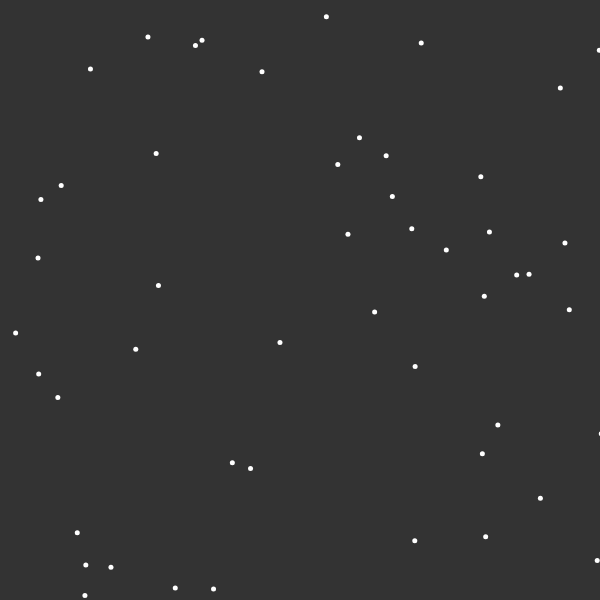
Frame 1 (no input)
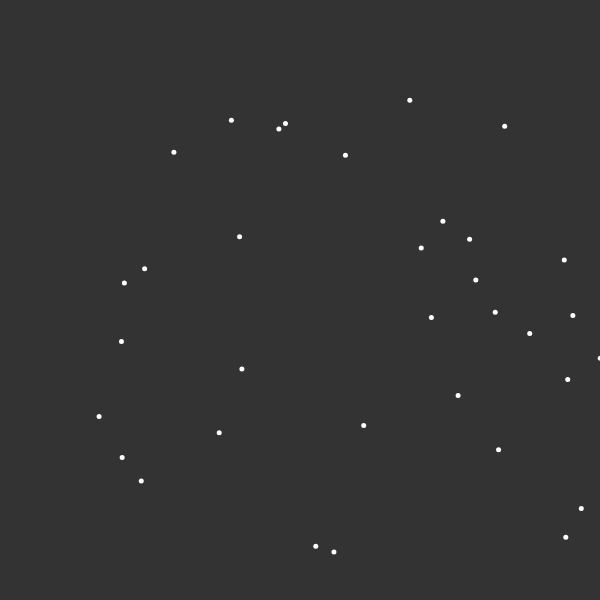
Frame 60 (no input)
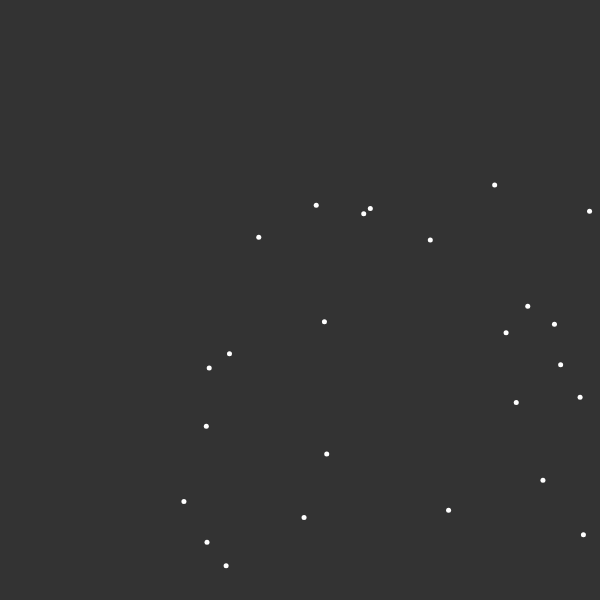
Frame 120 (the mouse pressed at the canvas centre since frame 60)

The p5.js sketch that drew these frames (run headless with seeded random() and noise() and a simulated clock; from frame 60 on, the mouse is pressed at the canvas centre):

// p5.js sketch
// ── sketch.js
let particleSwarm = [];
let swarmSize = 50;
let C1;
let p1;
let C2;
let p2;
let bestGlobalSol = 1000;

function setup() {
    createCanvas(600, 600);
    background(51);
    C1 = random(-300, 300);
    p1 = random(-300, 300);
    C2 = random(-300, 300);
    p2 = random(-300, 300);
    for(let i = 0; i < swarmSize; i++){
        particleSwarm.push(new Particle());
    }
}

function draw() {
    background(51);
    particleSwarm.forEach(p => p.updateSol());
    particleSwarm.forEach(function(p){
       if(p.bestSol < bestGlobalSol){
           bestGlobalSol = p.bestSol;
       }
    });
    particleSwarm.forEach(p => p.update(C1, p1, C2, p2, bestGlobalSol));
    particleSwarm.forEach(p => p.draw());
}
// ── Particle.js
class Particle{
    constructor(){
        this.pos = createVector(random(0, 600), random(0, 600));
        this.dir = createVector(random(-1, 1), random(-1,1));
        while(this.dir.x === 0 && this.dir.y === 0){
            this.dir = createVector(random(-1, 1), random(-1,1));
        }
        this.dir.normalize();
        this.speed = 2;
        this.sol = 1000;
        this.bestSol = 1000;
    }

    draw(){
        stroke(255);
        strokeWeight(5);
        point(this.pos.x, this.pos.y);
    }

    updateSol(){
        this.sol = dist(this.pos.x, this.pos.y, 300, 300);
        if(this.sol < this.bestSol){
            this.bestSol = this.sol;
        }
    }

    update(C1, p1, C2, p2, bestGlobalSol){
        this.pos.add(createVector(this.dir.x*this.speed, this.dir.y*this.speed));
        this.dir.x += C1*p1*(this.bestSol - this.sol) + C2*p2*(bestGlobalSol - this.sol);
        this.dir.y += C1*p1*(this.bestSol - this.sol) + C2*p2*(bestGlobalSol - this.sol);
        this.dir.normalize();
    }
}
